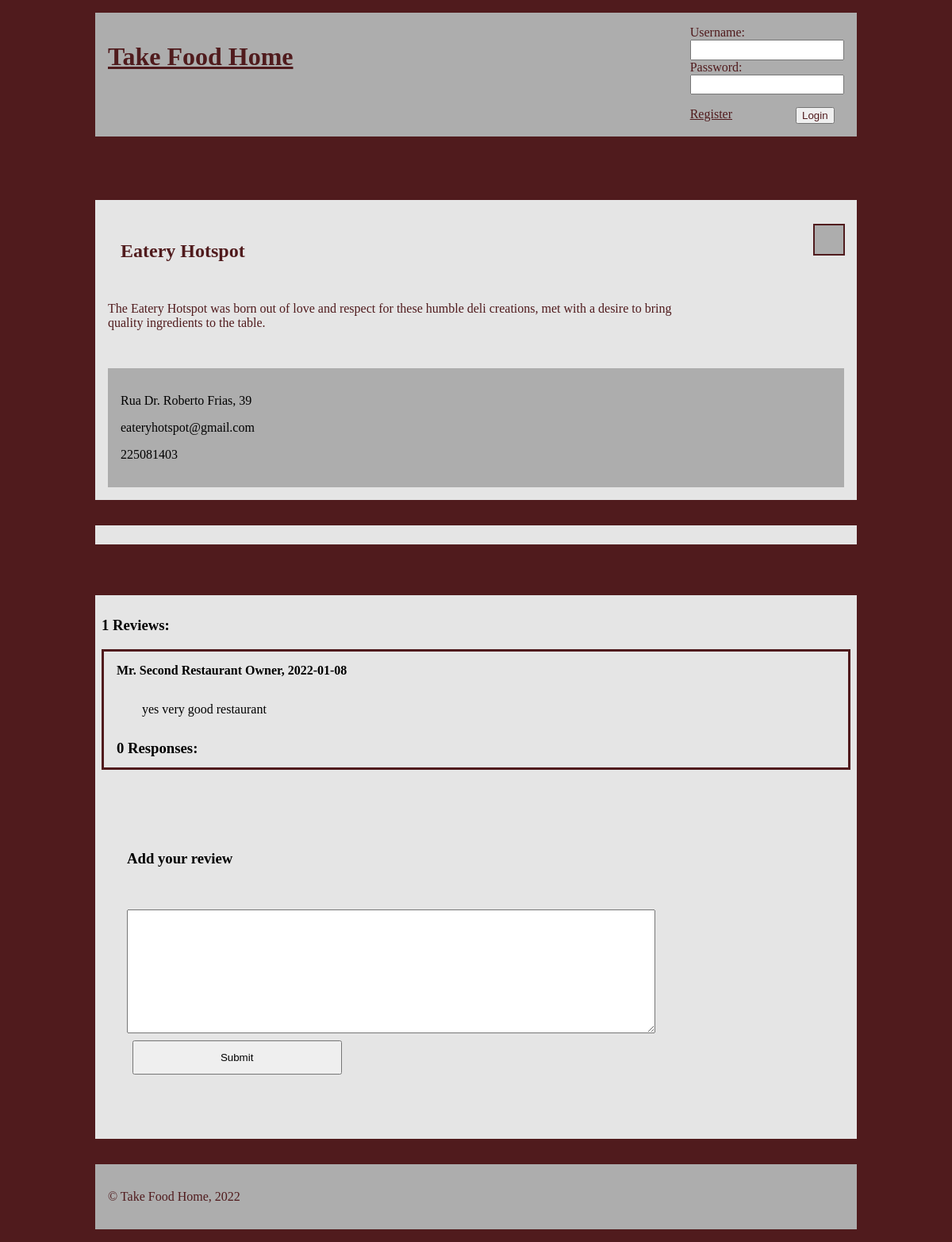
The app's page /restaurant-page.php?id=3 with its own data.
### tables this page shows
CREATE TABLE Restaurant(
    restaurantID    INTEGER PRIMARY KEY,
    name            VARCHAR(32) UNIQUE NOT NULL,
    description     VARCHAR(500) DEFAULT 'The owner has not provided a description for this restaurant yet.',
    address         VARCHAR(64) UNIQUE NOT NULL,
    email           VARCHAR(32),
    phoneNumber     CHAR(9) NOT NULL,
    category        VARCHAR(16),
    ownerID         INTEGER REFERENCES USER(userID),
    picture        TEXT NOT NULL
);

CREATE TABLE Review(
    reviewID        INTEGER PRIMARY KEY,
    comment         TEXT NOT NULL,
    date            DATE NOT NULL,
    customerID      INTEGER REFERENCES User(userID),
    restaurantID    INTEGER REFERENCES Restaurant(restaurantID)
);

CREATE TABLE User(
    userID          INTEGER PRIMARY KEY,
    username        VARCHAR(16) UNIQUE NOT NULL,
    password        VARCHAR(40) NOT NULL,
    name            VARCHAR(32) NOT NULL,
    email           TEXT NOT NULL,
    phoneNumber     CHAR(9) NOT NULL,
    address         TEXT NOT NULL,
    owner           BOOLEAN DEFAULT 0,
    courier         BOOLEAN DEFAULT 0
);

### restaurant-page.php (called while the page is built, shortened)
<?php
    require_once('php/output-functions/user-info/draw-cart.php');
    require_once('php/output-functions/restaurant-info/draw-restaurant-info.php');
    require_once('php/output-functions/restaurant-info/draw-dishes.php');
    require_once('php/output-functions/restaurant-info/draw-reviews.php');
    require_once('php/output-functions/draw-header.php');
    require_once('php/output-functions/draw-footer.php');
    outputRestaurantInfo();
    outputReviews();
?>

### database/data-fetching/restaurants.php (called while the page is built, shortened)
<?php
    function getRestaurantInfo($db, $restaurant_id) {
        $stmt = $db->prepare(
            'SELECT *
            FROM Restaurant
            WHERE restaurantID = :id'
        );
        $stmt->bindParam(':id', $restaurant_id);
        $stmt->execute();
        $restaurant_info = $stmt->fetch();
        return $restaurant_info;
    }
?>

### database/data-fetching/favourites.php (called while the page is built, shortened)
<?php
    function checkIfFavourite($db, $userID, $restaurantID) {
        $stmt = $db->prepare(
            'SELECT * FROM Favourite
            WHERE userID = :userID
            AND restaurantID = :restaurantID'
        );
        $stmt->bindParam(':userID', $userID);
        $stmt->bindParam(':restaurantID', $restaurantID);
        $stmt->execute();
        $favourites = $stmt->fetchAll();
        if (sizeof($favourites) === 0)
            return false;
        return true;
    }
?>

### database/data-fetching/reviews.php (called while the page is built)
<?php
    function getRestaurantReviews($db, $restaurant_id) {
        $stmt = $db->prepare(
            'SELECT Review.*, User.name
            FROM Review JOIN User ON Review.customerID = User.userID
            WHERE restaurantID = :id
            ORDER BY date DESC'
        );
        $stmt->bindParam(':id', $restaurant_id);
        $stmt->execute();
        $reviews = $stmt->fetchAll();
        return $reviews;
    }
    function getReviewResponses($db, $review_id) {
        $stmt = $db->prepare(
            'SELECT ReviewResponse.*
            FROM ReviewResponse, Review
            WHERE ReviewResponse.reviewID = Review.reviewID
                AND Review.reviewID = :id
            ORDER BY date DESC'
        );
        $stmt->bindParam(':id', $review_id);
        $stmt->execute();
        $responses = $stmt->fetchAll();
        return $responses;
    }
?>

### php/output-functions/restaurant-info/draw-restaurant-info.php (the view)
<?php
    function outputRestaurantInfo() {
        require_once('database/db-connection.php');
        require_once('database/data-fetching/restaurants.php');
        require_once('database/data-fetching/favourites.php');
        $db = getDatabaseConnection('database/restaurants.db');
        $restaurantID = preg_replace("/[^0-9\s]/", '', $_GET['id']);
        $restaurant = getRestaurantInfo($db, $restaurantID);
        ?>
        <section id="restaurant">
            <header>
                <h2><?=$restaurant['name']?></h2>
            </header>
            <p><?=$restaurant['description']?></p>
            <?php if ($restaurant['ownerID'] === $_SESSION['userID']) { ?>
            <button id="edit-info" class="button" type="button" onclick="location.href='../restaurant-info-edit-page.php?id=<?=$restaurant['restaurantID']?>'">
                Edit info
            </button>
            <button class="button" id="add-dish" type="button" onclick="location.href='dish-register-page.php?restaurantID=<?=$restaurantID?>'">
                Add Dish
            </button>
            <button class="button" id="orders-button" type="button" onclick="location.href='restaurant-orders-page.php?restaurantID=<?=$restaurantID?>'">
                See orders
            </button>
            <?php
            } else if (!checkIfFavourite($db, $_SESSION['userID'], $restaurantID)) { ?>
                <button type="button" class="button" id="add-to-favourites" onclick="location.href='php/actions/add-to-favourites.php?restaurantID=<?=$restaurantID?>'">
                    <ion-icon name="star-outline"></ion-icon>
                </button>
            <?php
            } else if (checkIfFavourite($db, $_SESSION['userID'], $restaurantID)) { ?>
                <button type="button" class="button" id="add-to-favourites" onclick="location.href='php/actions/remove-from-favourites.php?restaurantID=<?=$restaurantID?>'">
                        <ion-icon name="star"></ion-icon>
                </button>
            <?php
            } ?>
            <footer>
                <p><?=$restaurant['address']?></p>
                <p><?=$restaurant['email']?></p>
                <p><?=$restaurant['phoneNumber']?></p>
            </footer>
        </section>
    <?php
    }
?>

### php/output-functions/restaurant-info/draw-reviews.php (shortened to what this page needs)
<?php
    function outputReviews() {
        require_once('database/db-connection.php');
        require_once('database/data-fetching/restaurants.php');
        require_once('database/data-fetching/reviews.php');
        $db = getDatabaseConnection('database/restaurants.db');
        $restaurantID = preg_replace("/[^0-9\s]/", '', $_GET['id']);
        $reviews = getRestaurantReviews($db, $restaurantID);
        $restaurant_info = getRestaurantInfo($db, $restaurantID);
        $ownerID = $restaurant_info['ownerID']; ?>
        <section id="reviews">
            <h3><?=count($reviews)?> Reviews:</h3>
            <?php
            foreach ($reviews as $review) { ?>
                <article class="review">
                    <header><h4>
                        <span class="user"><?=$review['name']?>,</span>
                        <span class="date"><?=$review['date']?></span>
                    </h4></header>
                    <p><?=$review['comment']?></p>
                    <?php
                    $responses = getReviewResponses($db, $review['reviewID']);
                    ?>
                    <section class="review-responses">
                        <header><h3><?=count($responses)?> Responses:</h3></header>
                    </section>
                </article>
            <?php
            } ?>
            <?php if ($ownerID !== $_SESSION['userID']) { ?>
                <article id="add-comment">
                    <header><h3>Add your review</h3></header>
                    <form id="add-comment-form" action="php/actions/add-comment.php?restaurantID=<?=$restaurantID?>" method="post">
                        <textarea name="comment" cols="30" rows="10"></textarea>
                        <input class="submit" type="submit" value="Submit">
                    </form>
                </article>
            <?php
            } ?>
        </section>
    <?php
    }
?>

### css/style.css (style rules this page uses)
body { --main-color: #501B1D; --background-color: #E5E5E5; --secondary-color: #ADADAD; width: 60em; margin: 1em auto; background-color: var(--main-color); }
.button { background-color: var(--secondary-color); color: black; border: 2px solid var(--main-color); padding: 1em 0em; text-align: center; margin-top: 1em; min-width: 20%; max-height: 3.5em; }
p { word-break: normal; }
main header { background-color: var(--background-color); padding: 0em 1em; height: 6em; display: flex; justify-content: space-between; align-items: center; }
main header h2 { align-self: center; flex-grow: 1; }
main article { background-color: var(--background-color); padding: 1em; margin: 2em 0em; width: auto; overflow: auto; word-break: break-all; }
#restaurant { background-color: var(--background-color); padding: 1em; display: grid; grid-template-columns: auto 20%; margin-top: 5em; }
#restaurant header { grid-column-start: 1; grid-column-end: 2; grid-row-start: 1; grid-row-end: 2; }
#restaurant p { grid-column-start: 1; grid-column-end: 2; grid-row-start: 2; grid-row-end: 3; }
#add-to-favourites { width: 3em; height: 3em; display: flex; justify-content: center; align-items: center; margin-left: 11em; }
#add-to-favourites ion-icon { width: 2.5em; height: 2.5em; }
#restaurant footer { grid-column-start: 1; grid-column-end: 3; grid-row-start: 4; grid-row-end: 5; }
#restaurant footer { margin-top: 2em; }
#restaurant footer * { color: black; }
#reviews { background-color: var(--background-color); color:black; padding: 0.5em; margin: 2em 0em; }
.review { padding: 0em 1em; margin: 1em 0em; border: solid var(--main-color); }
.review header { height: 3em; padding: 0; }
.review header h4 { padding: 0; margin: 0; }
.review p { margin-left: 2em; }
#add-comment { margin-top: 3em; }
#add-comment-form { display: grid; }
#add-comment-form textarea { width: 75%; }
main form { background-color: var(--background-color); padding: 1em; }
main input { width: 98%; padding: 12px 20px; margin: 0.7em 0.5em; box-sizing: border-box; }
.submit { width: 30%; padding: 12px 20px; margin: 0.7em 0.5em; box-sizing: border-box; }
footer { padding: 1em; background-color: var(--secondary-color); }
footer * { color: var(--main-color); }

### records on screen
restaurant: name "Eatery Hotspot", description "The Eatery Hotspot was born out of love and respect for these humble deli creations, met with a desire to bring quality ingredients to the table.", address "Rua Dr. Roberto Frias, 39", email "eateryhotspot@gmail.com", phoneNumber "225081403"
review: customerID.name "Mr. Second Restaurant Owner", date "2022-01-08", comment "yes very good restaurant", count($responses) "0"

### other values on screen
count($reviews) "1"
